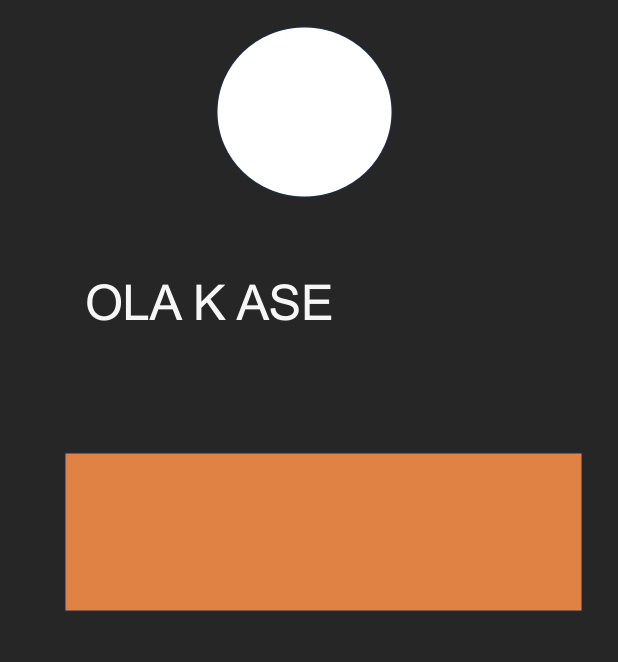
#> input picture imagen.png, 1236 x 1324 px, given in place of the camera (shown at 1/2 size)
$ python shape_recognition.py
#> lines starting #> are read from the running program, lines starting #| are printed output that depends on the picture; after the words box and inside, x2 and y2 are one past the last pixel; in counts of white or black regions, pixels touching at a corner belong together
import cv2
import numpy as np

"""def reconocer_figuras_texto_camara():
    camara = cv2.VideoCapture(0)
    #
    while True:
        ret, imagen = camara.read()

        if not ret:
            break

        alto, ancho, _ = imagen.shape

        #RECONOCIMIENTO DE FIGURA
        region_superior = imagen[0:int(alto/3),:]

        region_superior_gris = cv2.cvtColor(region_superior, cv2.COLOR_BGR2GRAY)

        _, region_superior_binaria = cv2.threshold(region_superior_gris, 127, 255, cv2.THRESH_BINARY)

        contornos, _ = cv2.findContours(region_superior_binaria, cv2.RETR_EXTERNAL, cv2.CHAIN_APPROX_SIMPLE)


        figuras = []

        for contorno in contornos:
            # Aproximar el contorno a una figura de pocos lados
            approx = cv2.approxPolyDP(contorno, 0.04 * cv2.arcLength(contorno, True), True)
            lados = len(approx)

            # Determinar el tipo de figura basado en el número de lados
            if lados == 3:
                tipo_figura = "Triangulo"
            elif lados == 4:
                x, y, ancho, alto = cv2.boundingRect(approx)
                aspect_ratio = float(ancho) / alto

                # Si el aspect ratio está cerca de 1, es un cuadrado; de lo contrario, es un rectángulo
                tipo_figura = "Cuadrado" if aspect_ratio >= 0.95 and aspect_ratio <= 1.05 else "Rectángulo"
            elif lados == 5:
                tipo_figura = "Pentagono"
            elif lados == 6:
                tipo_figura = "Hexagono"
            else:
                tipo_figura = "Desconocido"

            # Agregar la figura reconocida a la lista
            figuras.append(tipo_figura)

        # Dibujar los contornos y etiquetas en la imagen completa
        imagen = cv2.drawContours(imagen, contornos, -1, (0, 255, 0), 2)

        for i, figura in enumerate(figuras):
            x, y, _, _ = cv2.boundingRect(contornos[i])
            cv2.putText(imagen, figura, (x, y - 10), cv2.FONT_HERSHEY_SIMPLEX, 0.9, (0, 255, 0), 2)

        #PARA RECONOCIMIENTO DE COLOR
        region_baja = imagen[int(2*alto/3):alto, :]

        hsv = cv2.cvtColor(region_baja, cv2.COLOR_BGR2HSV)

        # Definir los rangos de colores que deseas reconocer
        lower_blue = np.array([100, 50, 50])  # Rango inferior del color azul en HSV
        upper_blue = np.array([130, 255, 255])  # Rango superior del color azul en HSV

        lower_red = np.array([0, 50, 50])  # Rango inferior del color rojo en HSV
        upper_red = np.array([10, 255, 255])  # Rango superior del color rojo en HSV

        lower_green = np.array([36, 50, 50])  # Rango inferior del color verde en HSV
        upper_green = np.array([70, 255, 255])  # Rango superior del color verde en HSV

        lower_yellow = np.array([20, 50, 50])  # Rango inferior del color amarillo en HSV
        upper_yellow = np.array([35, 255, 255])  # Rango superior del color amarillo en HSV

        lower_purple = np.array([130, 50, 50])  # Rango inferior del color morado en HSV
        upper_purple = np.array([160, 255, 255])  # Rango superior del color morado en HSV

        lower_gray = np.array([0, 0, 50])  # Rango inferior del color gris en HSV
        upper_gray = np.array([180, 50, 200])  # Rango superior del color gris en HSV

        lower_pink = np.array([160, 50, 50])  # Rango inferior del color rosa en HSV
        upper_pink = np.array([180, 255, 255])  # Rango superior del color rosa en HSV

        # Aplicar máscaras para obtener solo los píxeles en los rangos de colores
        mask_blue = cv2.inRange(hsv, lower_blue, upper_blue)
        mask_red = cv2.inRange(hsv, lower_red, upper_red)
        mask_green = cv2.inRange(hsv, lower_green, upper_green)
        mask_yellow = cv2.inRange(hsv, lower_yellow, upper_yellow)
        mask_purple = cv2.inRange(hsv, lower_purple, upper_purple)
        mask_gray = cv2.inRange(hsv, lower_gray, upper_gray)
        mask_pink = cv2.inRange(hsv, lower_pink, upper_pink)

        # Aplicar operaciones de filtrado para reducir el ruido
        kernel = np.ones((5, 5), np.uint8)
        mask_blue = cv2.morphologyEx(mask_blue, cv2.MORPH_OPEN, kernel)
        mask_red = cv2.morphologyEx(mask_red, cv2.MORPH_OPEN, kernel)
        mask_green = cv2.morphologyEx(mask_green, cv2.MORPH_OPEN, kernel)
        mask_yellow = cv2.morphologyEx(mask_yellow, cv2.MORPH_OPEN, kernel)
        mask_purple = cv2.morphologyEx(mask_purple, cv2.MORPH_OPEN, kernel)
        mask_gray = cv2.morphologyEx(mask_gray, cv2.MORPH_OPEN, kernel)
        mask_pink = cv2.morphologyEx(mask_pink, cv2.MORPH_OPEN, kernel)

        # Encontrar los contornos de los objetos detectados para cada color
        contours_blue, _ = cv2.findContours(mask_blue, cv2.RETR_EXTERNAL, cv2.CHAIN_APPROX_SIMPLE)
        contours_red, _ = cv2.findContours(mask_red, cv2.RETR_EXTERNAL, cv2.CHAIN_APPROX_SIMPLE)
        contours_green, _ = cv2.findContours(mask_green, cv2.RETR_EXTERNAL, cv2.CHAIN_APPROX_SIMPLE)
        contours_yellow, _ = cv2.findContours(mask_yellow, cv2.RETR_EXTERNAL, cv2.CHAIN_APPROX_SIMPLE)
        contours_purple, _ = cv2.findContours(mask_purple, cv2.RETR_EXTERNAL, cv2.CHAIN_APPROX_SIMPLE)
        contours_gray, _ = cv2.findContours(mask_gray, cv2.RETR_EXTERNAL, cv2.CHAIN_APPROX_SIMPLE)
        contours_pink, _ = cv2.findContours(mask_pink, cv2.RETR_EXTERNAL, cv2.CHAIN_APPROX_SIMPLE)

        # Dibujar contornos en la imagen original para cada color y agregar texto
        cv2.drawContours(region_baja, contours_blue, -1, (255, 0, 0), 2)
        cv2.drawContours(region_baja, contours_red, -1, (0, 0, 255), 2)
        cv2.drawContours(region_baja, contours_green, -1, (0, 255, 0), 2)
        cv2.drawContours(region_baja, contours_yellow, -1, (0, 255, 255), 2)
        cv2.drawContours(region_baja, contours_purple, -1, (128, 0, 128), 2)
        cv2.drawContours(region_baja, contours_gray, -1, (128, 128, 128), 2)
        cv2.drawContours(imagen, contours_pink, -1, (255, 192, 203), 2)

        # Etiquetas de los colores
        color_labels = {
            "blue": (255, 0, 0),
            "red": (0, 0, 255),
            "green": (0, 255, 0),
            "yellow": (0, 255, 255),
            "purple": (128, 0, 128),
            "gray": (128, 128, 128),
            "pink": (255, 192, 203)
        }

        # Mostrar el nombre del color sobre los contornos
        for contour in contours_blue:
            x, y, w, h = cv2.boundingRect(contour)
            cv2.putText(region_baja, "Azul", (x, y), cv2.FONT_HERSHEY_SIMPLEX, 0.5, color_labels["blue"], 2)

        for contour in contours_red:
            x, y, w, h = cv2.boundingRect(contour)
            cv2.putText(region_baja, "Rojo", (x, y), cv2.FONT_HERSHEY_SIMPLEX, 0.5, color_labels["red"], 2)

        for contour in contours_green:
            x, y, w, h = cv2.boundingRect(contour)
            cv2.putText(region_baja, "Verde", (x, y), cv2.FONT_HERSHEY_SIMPLEX, 0.5, color_labels["green"], 2)

        for contour in contours_yellow:
            x, y, w, h = cv2.boundingRect(contour)
            cv2.putText(region_baja, "Amarillo", (x, y), cv2.FONT_HERSHEY_SIMPLEX, 0.5, color_labels["yellow"], 2)

        for contour in contours_purple:
            x, y, w, h = cv2.boundingRect(contour)
            cv2.putText(region_baja, "Morado", (x, y), cv2.FONT_HERSHEY_SIMPLEX, 0.5, color_labels["purple"], 2)


        cv2.imshow("Reconocimiento", imagen)

        if cv2.waitKey(1) & 0xFF == ord('q'):
            break

    camara.release()
    cv2.destroyAllWindows

reconocer_figuras_texto_camara()"""

def shape_recognition():

    camara = cv2.VideoCapture(0)

    while True:
        ret, imagen = camara.read()
#> imagen is the input picture: shape (1324, 1236, 3); mean B, G, R 57.8, 69.9, 88.3

        if not ret:
            break

        alto, ancho, _ = imagen.shape
#> alto = 1324; ancho = 1236

        #RECONOCIMIENTO DE FIGURA
        region_superior = imagen[0:int(alto/3),:]
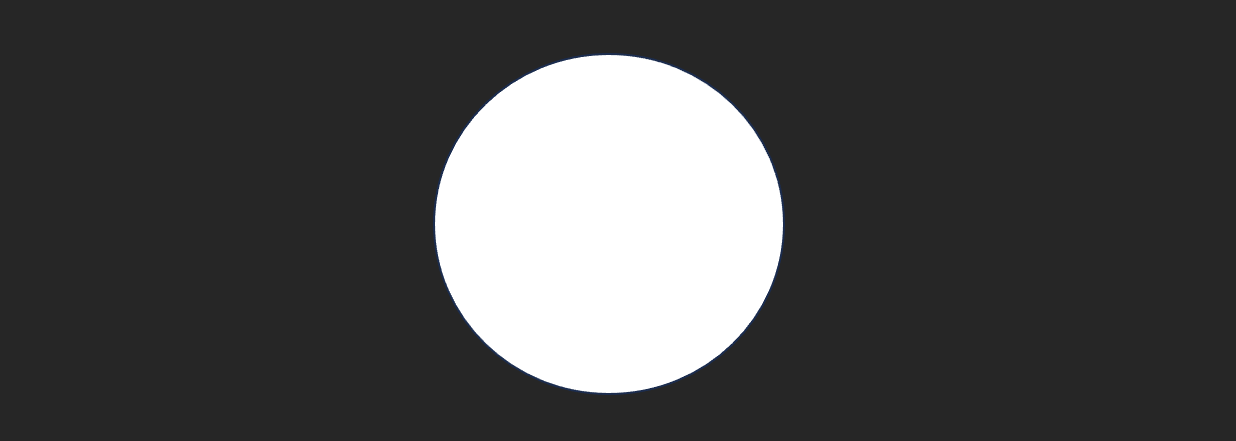
#> region_superior: shape (441, 1236, 3); mean B, G, R 74.9, 74.8, 74.7

        region_superior_gris = cv2.cvtColor(region_superior, cv2.COLOR_BGR2GRAY)

        _, region_superior_binaria = cv2.threshold(region_superior_gris, 127, 255, cv2.THRESH_BINARY)
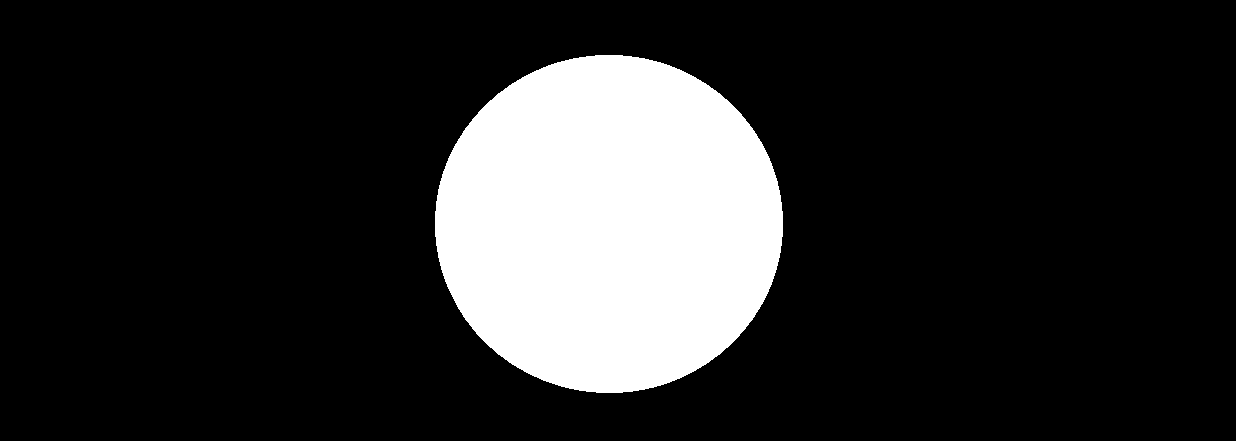
#> region_superior_binaria: shape (441, 1236); 16.9% white; 1 white region

        contornos, _ = cv2.findContours(region_superior_binaria, cv2.RETR_EXTERNAL, cv2.CHAIN_APPROX_SIMPLE)
#> contornos = 1 contour; box (x1, y1, x2, y2) and area: (435, 55, 783, 393) 91904


        figuras = []

        for contorno in contornos:
            # Aproximar el contorno a una figura de pocos lados
            approx = cv2.approxPolyDP(contorno, 0.04 * cv2.arcLength(contorno, True), True)
            lados = len(approx)

            # Determinar el tipo de figura basado en el número de lados
            if lados == 3:
                tipo_figura = "Triangulo"
            elif lados == 4:
                x, y, ancho, alto = cv2.boundingRect(approx)
                aspect_ratio = float(ancho) / alto

                # Si el aspect ratio está cerca de 1, es un cuadrado; de lo contrario, es un rectángulo
                tipo_figura = "Cuadrado" if aspect_ratio >= 0.95 and aspect_ratio <= 1.05 else "Rectángulo"
            elif lados == 5:
                tipo_figura = "Pentagono"
            elif lados == 6:
                tipo_figura = "Hexagono"
            else:
                tipo_figura = "Desconocido"

            # Agregar la figura reconocida a la lista
            figuras.append(tipo_figura)
#> this loop made 1 pass
#> (lados, tipo_figura) on pass 1: (8, 'Desconocido')
#> after the loop, figuras = ['Desconocido']

        # Dibujar los contornos y etiquetas en la imagen completa
        imagen = cv2.drawContours(imagen, contornos, -1, (0, 255, 0), 2)
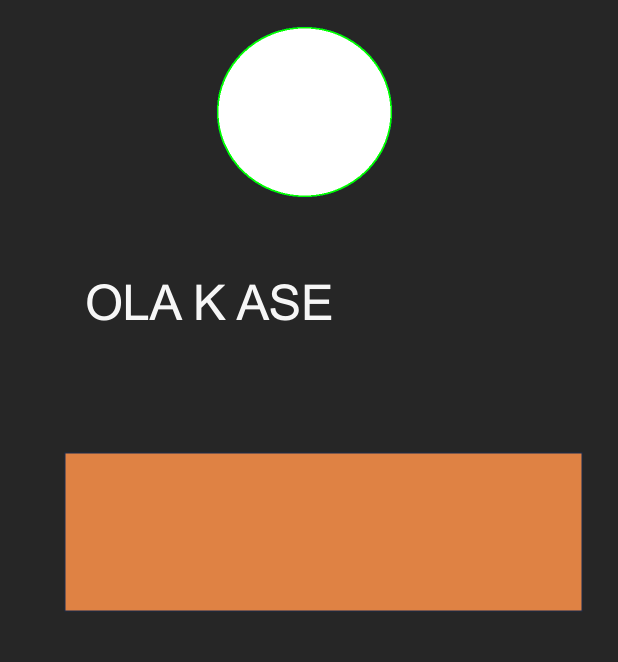
#> imagen: shape (1324, 1236, 3) (shown at 1/2 size); 0.23% of pixels changed, all inside (x1, y1, x2, y2) = (434, 54, 784, 394)

        for i, figura in enumerate(figuras):
            x, y, _, _ = cv2.boundingRect(contornos[i])
            cv2.putText(imagen, figura, (x, y - 10), cv2.FONT_HERSHEY_SIMPLEX, 0.9, (0, 255, 0), 2)
#> this loop made 1 pass
#> (figura, x, y) on pass 1: ('Desconocido', 435, 55)
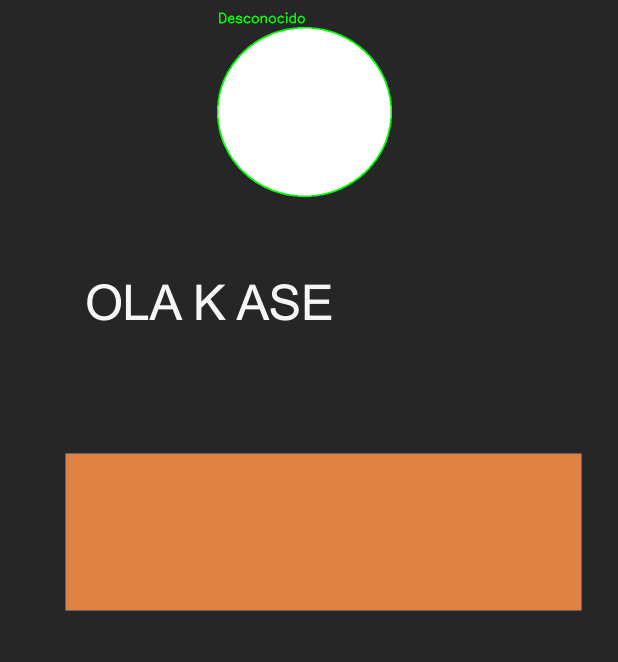
#> imagen: shape (1324, 1236, 3) (shown at 1/2 size); 0.08% of pixels changed, all inside (x1, y1, x2, y2) = (438, 24, 610, 47)

        cv2.imshow("Reconocimiento", imagen)

        if cv2.waitKey(1) & 0xFF == ord('q'):
#> (key q is pressed here)
            break

    camara.release()
    cv2.destroyAllWindows()


# [113 lines left out: function color_recognition, not called in this run]


shape_recognition()
